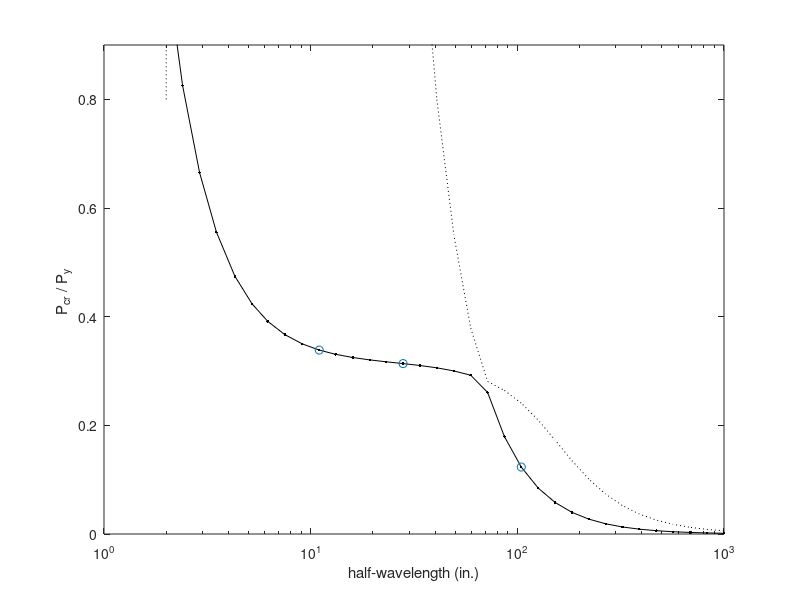

This chart was generated by the following MATLAB code: (Note: this script raises an error after producing the figure.)
%BWS
%May 2005
%Post-processing an analysis
%
clear all
close all
%
currentlocation=['c:\ben\cufsm\cufsm_working\cufsm3\source'];
addpath([currentlocation]);
addpath([currentlocation,'\analysis']);
addpath([currentlocation,'\analysis\GBTconstraints']);
addpath([currentlocation,'\helpers']);
addpath([currentlocation,'\interface']);
addpath([currentlocation,'\plotters']);
%
%minimum inputs
load anolip_P
Fy=33;
b=2;
length_index_plotted=[20 25 32]
label=['Angle (AISI 2002 Ex. I-12)'];
%
%Figures
figure(1)
semilogx(curve(:,1),curve(:,2,2),'k:'), hold on
semilogx(curve(:,1),curve(:,2),'k.-')
axis([1 1000 0 0.9])
hold on,plot([b b],[0.8 1.0],'k:'),hold off
xlabel('half-wavelength (in.)')
ylabel('P_{cr} / P_y ') 
hold on
semilogx(curve(length_index_plotted,1),curve(length_index_plotted,2),'o')
hold off
%embelish the plot a bit with the cross-section
scale=1;
[A,xcg,zcg,Ixx,Izz,Ixz,thetap,I11,I22]=grosprop(node,elem);
unsymm=0;
[Py,Mxx_y,Mzz_y,M11_y,M22_y]=yieldMP(node,Fy,A,xcg,zcg,Ixx,Izz,Ixz,thetap,I11,I22,unsymm)
%flags:[node# element# mat# stress# stresspic coord constraints springs origin] 1 means show
flags=[0 0 0 0 0 0 1 1 1]; %these flags control what is plotted, node#, elem#
axesnum=axes('Units','normalized','Position',[0.6 0.6 0.2 0.2],'visible','off');
strespic(node,elem,axesnum,scale)
%crossect(node,elem,axesnum,springs,constraints,flags)
%propplot(node,elem,xcg,zcg,thetap,axesnum)
title(label)
text(1.5,b/2,['P_y=',num2str(Py,'%4.2f'),'kips']);
%
%and with the mode shapes
scale=1;
modeindex=1;
undefv=1;
scale=1;
springs=0;
%local
axesshape=axes('Units','normalized','Position',[0.24 0.13 0.2 0.2],'visible','off');
scale=1;
lengthindex=length_index_plotted(1);
dispshap(undefv,node,elem,shapes(:,lengthindex,modeindex),axesshape,scale,springs);
title(['Local/Distortional/Torsional'])
%title(['Local/Distortional/Torsional P_{cr}/P_y=',num2str(curve(lengthindex,2),'%2.2f')])
%distortional
%axesshape=axes('Units','normalized','Position',[0.35 0.13 0.2 0.2],'visible','off');
%scale=1;
%lengthindex=length_index_plotted(2);
%dispshap(undefv,node,elem,shapes(:,lengthindex,modeindex),axesshape,scale,springs);
%title(['Torsional (Distortional)'])
%title(['Distortional P_{cr}/P_y=',num2str(curve(lengthindex,2),'%2.2f')])
%LTB
axesshape=axes('Units','normalized','Position',[0.69 0.2 0.2 0.2],'visible','off');
scale=1;
lengthindex=length_index_plotted(3);
dispshap(undefv,node,elem,shapes(:,lengthindex,modeindex),axesshape,scale,springs);
title('Flexural (primary axis)')
%title(['Lateral-torsional M_{cr}/M_y=',num2str(curve(lengthindex,2),'%2.2f')])


